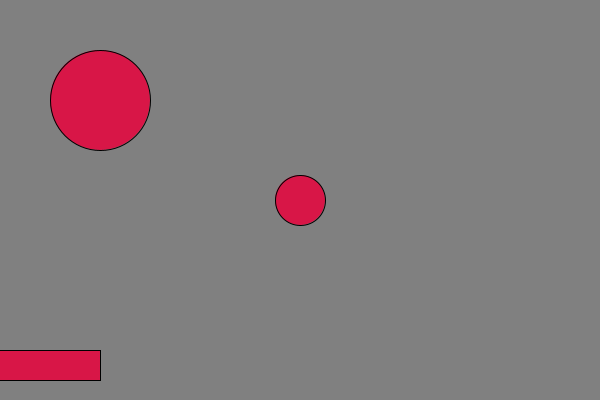
Frame 1 (no input)
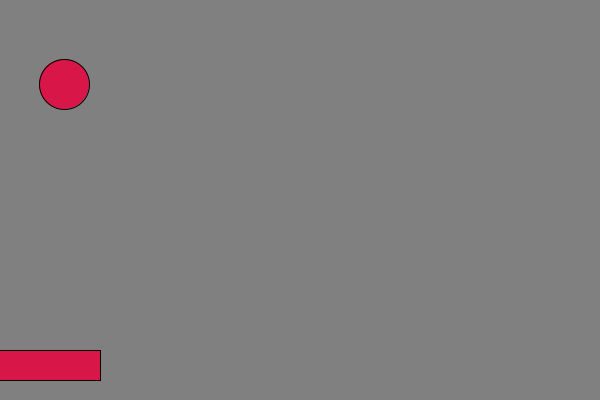
Frame 60 (the mouse pressed at the canvas centre just before this capture)
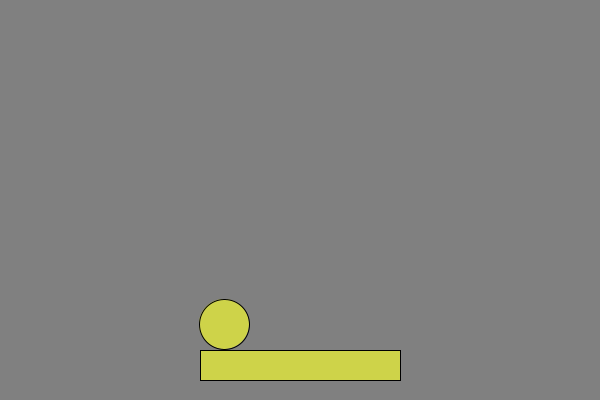
Frame 120 (the mouse held since frame 60 and released just before this capture)

The Processing sketch that drew these frames (run headless with seeded random() and noise(); from frame 60 on, the mouse is pressed at the canvas centre):

// Processing sketch: sample_16_bricks_without_array
// ── sample_16_bricks_without_array.pde
int xPos, yPos;
int xDir = -4, yDir = -4;
int diameter;
int ballColor;
int racketX;
int racketWidth;

int brick1_x, brick1_y;
boolean brick1_alive;

void setup()
{
  size(600, 400);
  xPos = width / 2;
  yPos = height / 2;
  diameter = 50;
  ballColor = #D81647;
  racketX = width/2;
  racketWidth = 200;
  
  brick1_x = 100;
  brick1_y = 100;
  brick1_alive = true;
}

void draw()
{
    background(128);
   
    // ball drawing
    fill(ballColor);
    ellipse(xPos, yPos, diameter, diameter); 
    xPos += xDir; //xPos = xPos + xDir;
    yPos += yDir; 
    
    // drawing racket...
    rect(mouseX-racketWidth/2, height-50,  racketWidth, 30);
    racketX = mouseX;
    
    // drawing bricks
    if ( brick1_alive ) ellipse(brick1_x, brick1_y, 100, 100);
    
    // ball bouncing 
    if ( xPos < diameter/2) { // left side check
      xDir *= -1;
      ballColor = #CED349;
      //racketWidth = racketWidth - 10;
    }
    if ( xPos > width-diameter/2) { // right side check
      xDir *= -1;
      ballColor = #5649D3;
      //racketWidth = racketWidth - 20;
    }
    if ( yPos < diameter/2) {
      yDir *= -1;
    }
    if ( yPos > height-diameter/2 ) {
      yDir *= -1;
    }
    
    if ( xPos > racketX-racketWidth/2 &&
         xPos < racketX+racketWidth/2 &&
         yPos > height-50-diameter/2){
           yDir *= -1;
    }
    
    // checking collision with bricks
    if ( dist(xPos, yPos, brick1_x, brick1_y) < 50+25 ) {
      brick1_alive = false;
    }
}
